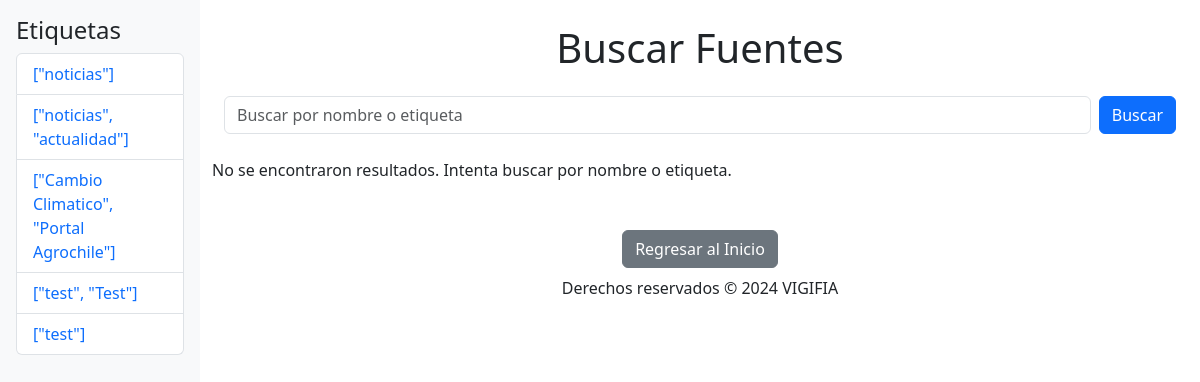
/fuentes/buscar_fuentes/, run on the app's committed database.
### buscador_fuentes/models.py (models this page shows, shortened)
class Fuente(models.Model):
    id = models.AutoField(primary_key=True)  # Campo id explícito como clave primaria
    nombre = models.CharField(max_length=255)
    url = models.URLField()
    etiquetas = models.CharField(max_length=255)

### buscador_fuentes/views.py (the view)
# urls.py: path('buscar_fuentes/', views.buscar_fuentes, name='buscar_fuentes'),
def buscar_fuentes(request):
    query = request.GET.get('query', '').strip()
    etiqueta = request.GET.get('etiqueta', '').strip()
    resultados = []
    if query or etiqueta:
        if query:
            resultados = Fuente.objects.filter(nombre__icontains=query)
        elif etiqueta:
            resultados = Fuente.objects.filter(etiquetas__icontains=etiqueta)
    etiquetas = Fuente.objects.values_list('etiquetas', flat=True).distinct()
    return render(request, 'buscador_fuentes/buscar_fuentes.html', {
        'resultados': resultados,
        'etiquetas': etiquetas,
    })

### buscador_fuentes/templates/buscador_fuentes/buscar_fuentes.html (shortened to what this page needs)
{% load static %}
<!DOCTYPE html>
<html lang="es">
<link rel="stylesheet" href="https://cdn.jsdelivr.net/npm/bootstrap@5.3.2/dist/css/bootstrap.min.css">
<link rel="stylesheet" href="{% static 'css/bootstrap.min.css' %}">
<head>
</head>
<body>
    <div class="container-fluid">
        <div class="row">
            <aside class="col-md-2 bg-light p-3" style="position: fixed; height: 100vh; left: 0; overflow-y: auto;">
                <h4>Etiquetas</h4>
                <ul class="list-group">
                    {% for etiqueta in etiquetas %}
                        <li class="list-group-item">
                            <a href="?etiqueta={{ etiqueta }}" class="text-decoration-none">{{ etiqueta }}</a>
                        </li>
                    {% endfor %}
                </ul>
            </aside>
            <main class="col-md-10 offset-md-2">
                <header class="mt-4">
                    <h1 class="text-center">Buscar Fuentes</h1>
                </header>
                <div class="container mt-4">
                    <form method="get" action="{% url 'buscar_fuentes' %}" class="d-flex mb-4">
                        <input type="text" name="query" placeholder="Buscar por nombre o etiqueta" class="form-control me-2">
                        <button type="submit" class="btn btn-primary">Buscar</button>
                    </form>
                </div>
                {% if resultados %}
                    <h2 class="mt-4">Resultados</h2>
                    <ul class="list-group">
                        {% for fuente in resultados %}
                            <li class="list-group-item d-flex justify-content-between align-items-center">
                                <a href="{{ fuente.url }}" target="_blank" class="text-decoration-none">{{ fuente.nombre }}</a>
                                <div>
                                    <a href="{% url 'modificar_fuentes' fuente.id %}" class="btn btn-warning btn-sm me-2">Modificar</a>
                                    <a href="{% url 'borrar_fuentes' fuente.id %}" class="btn btn-danger btn-sm">Borrar</a>
                                </div>
                            </li>
                        {% endfor %}
                    </ul>
                {% else %}
                    <p class="mt-4">No se encontraron resultados. Intenta buscar por nombre o etiqueta.</p>
                {% endif %}
                <footer class="text-center mt-5">
                    <button onclick="window.location.href='{% url 'index_fuentes' %}'" class="btn btn-secondary mb-2">Regresar al Inicio</button>
                    <p>Derechos reservados &copy; 2024 VIGIFIA</p>
                </footer>
            </main>
        </div>
    </div>
</body>
</html>

### data on the page
Fuente: etiquetas "[\"noticias\"]"
Fuente: etiquetas "[\"noticias\", \"actualidad\"]"
Fuente: etiquetas "[\"test\", \"Test\"]"
Fuente: etiquetas "[\"test\"]"

### other printed values
{{ etiqueta }} "[\"Cambio Climatico\", \"Portal Agrochile\"]"
